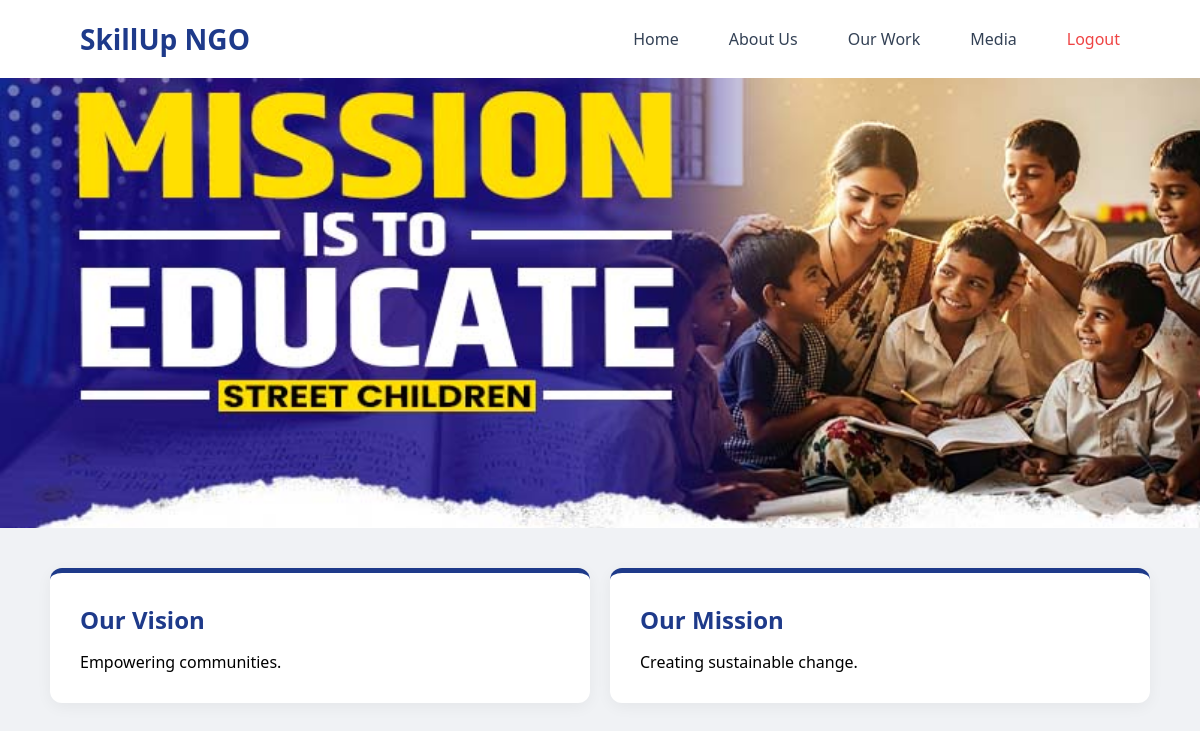
Page /home (signed in) on the committed database.
### tables this page shows
CREATE TABLE site_content (
            id INTEGER PRIMARY KEY CHECK (id = 1),
            banner TEXT, vision TEXT, mission TEXT, about TEXT,
            story TEXT, core_values TEXT, media_intro TEXT
        );

### app.py (the view)
@app.route("/home")
def home():
    if "user" not in session: return redirect(url_for("login"))
    conn = get_db_connection()
    content = conn.execute('SELECT * FROM site_content WHERE id = 1').fetchone()
    conn.close()
    return render_template("home.html", content=content)

### app.py (called while the page is built)
def get_db_connection():
    conn = sqlite3.connect('database.db')
    conn.row_factory = sqlite3.Row
    return conn

### templates/home.html (shortened to what this page needs)
<!DOCTYPE html>
<html>
<head>
    <link rel="stylesheet" href="{{ url_for('static', filename='style.css') }}">
</head>
<body>
<nav class="navbar" style="display: flex; justify-content: space-between; align-items: center; padding: 20px 80px; background: white; box-shadow: 0 2px 10px rgba(0,0,0,0.05);">
    <div class="logo" style="font-size: 28px; font-weight: bold; color: #1e3a8a;">
        SkillUp<span style="color: #1e3a8a;"> NGO</span>
    </div>
    <div class="nav-links">
        <a href="{{ url_for('home') }}" style="text-decoration: none; color: #334155; margin-left: 30px; font-weight: 500;">Home</a>
        <a href="{{ url_for('about') }}" style="text-decoration: none; color: #334155; margin-left: 30px; font-weight: 500;">About Us</a>
        <a href="{{ url_for('our_work') }}" style="text-decoration: none; color: #334155; margin-left: 30px; font-weight: 500;">Our Work</a>
        <a href="{{ url_for('media') }}" style="text-decoration: none; color: #334155; margin-left: 30px; font-weight: 500;">Media</a>
        <a href="{{ url_for('logout') }}" style="text-decoration: none; color: #ef4444; margin-left: 30px; font-weight: 500;">Logout</a>
    </div>
</nav>
<div class="banner-container">
    {% if content.banner %}
    <img src="{{ url_for('static', filename='uploads/' + content.banner) }}" class="banner-img">
    {% else %}
    <div style="height:300px; background:#ccc; display:flex; align-items:center; justify-content:center;">
        <b>No Banner Uploaded</b>
    </div>
    {% endif %}
</div>
<div class="content-row">
    <div class="card">
        <h2>Our Vision</h2>
        <p>{{ content.vision }}</p>
    </div>
    <div class="card">
        <h2>Our Mission</h2>
        <p>{{ content.mission }}</p>
    </div>
</div>
</body>
</html>

### static/style.css (style rules this page uses)
* { margin: 0; padding: 0; box-sizing: border-box; font-family: 'Segoe UI', Tahoma, Geneva, Verdana, sans-serif; }
body { background-color: #f0f2f5; }
.navbar { display: flex; justify-content: space-between; align-items: center; padding: 15px 50px; background: white; box-shadow: 0 2px 5px rgba(0,0,0,0.1); }
.logo { font-size: 24px; font-weight: bold; color: #1e3a8a; text-decoration: none; }
.nav-links { display: flex; gap: 20px; }
.nav-links a { text-decoration: none; color: #1e3a8a; font-weight: 600; }
.banner-container { width: 100%; }
.banner-img { width: 100%; height: 450px; object-fit: cover; display: block; }
.content-row { display: flex; gap: 20px; padding: 40px 50px; justify-content: center; }
.card { flex: 1; max-width: 600px; padding: 30px; border-radius: 12px; background: #fff; box-shadow: 0 4px 15px rgba(0,0,0,0.05); border-top: 5px solid #1e3a8a; }
.card h2 { color: #1e3a8a; margin-bottom: 15px; }

### rows in the picture
site_content: banner (picture), vision "Empowering communities.", mission "Creating sustainable change."
